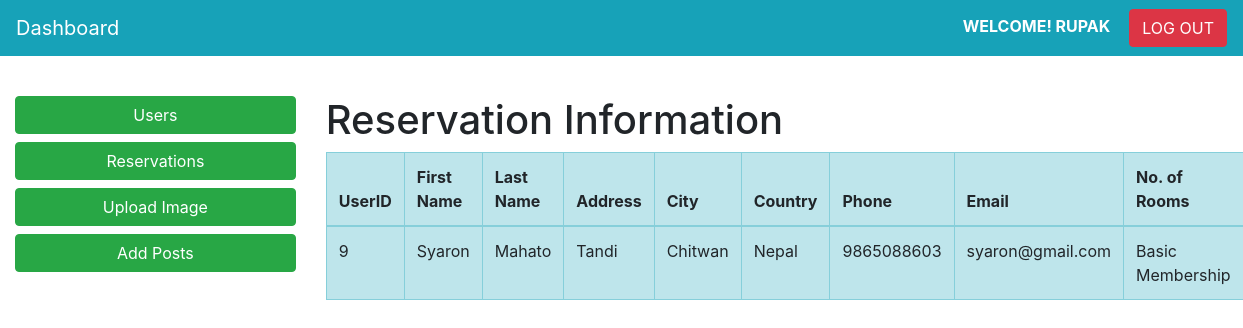
The app's page /admin/reservation.php (signed in) with its own data.
### tables this page shows
CREATE TABLE `reservation` (
  `id` int(10) NOT NULL,
  `first_name` varchar(50) NOT NULL,
  `last_name` varchar(50) NOT NULL,
  `address` varchar(100) NOT NULL,
  `city` varchar(50) NOT NULL,
  `country` varchar(50) NOT NULL,
  `phone` varchar(50) NOT NULL,
  `email` varchar(50) NOT NULL,
  `booking` varchar(50) NOT NULL
);

### admin/reservation.php (the view, shortened to what this page needs)
<?php
if(!isset($_SESSION['username']))
{
    header("location:index.php");
}
else
{
?>
<!doctype html>
<html lang="en">
  <head>
    <link rel="stylesheet" href="https://stackpath.bootstrapcdn.com/bootstrap/4.3.1/css/bootstrap.min.css">
  </head>
  <body>
    <nav class="navbar navbar-expand-sm navbar-dark bg-info">
        <a class="navbar-brand" href="main.php">Dashboard</a>
        <div class="collapse navbar-collapse" id="collapsibleNavId">
            <ul class="form-inline my-2 my-lg-0">
            <strong style="color:white; text-transform:uppercase;"> Welcome!
            <?php echo $_SESSION['username']; ?> &nbsp; &nbsp;
            <a href="logout.php" class="btn btn-danger">Log out</a>
            </strong>
            </ul>
        </div>
    </nav>
    <div class="container-fluid" style="margin-top: 40px;">
      <div class="row">
        <div class="col-md-3">
          <a href="users.php" class="btn btn-success btn-block" >Users</a>
          <a href="reservation.php" class="btn btn-success btn-block" >Reservations</a>
          <a href="upload-image.php" class="btn btn-success btn-block" >Upload Image</a>
          <a href="add-post.php" class="btn btn-success btn-block" >Add Posts</a>
        </div>
        <div class="col-md-9">
          <h1>Reservation Information</h1>
          <table class="table table-bordered table-info table-hover">
            <thead>
                <th>UserID</th>
                <th>First Name</th>
                <th>Last Name</th>
                <th>Address</th>
                <th>City</th>
                <th>Country</th>
                <th>Phone</th>
                <th>Email</th>
                <th>No. of Rooms</th>
            </thead>
            <?php
            include '../connection.php';
            $query="select * from reservation";
            $run=mysqli_query($conn,$query);
            while($row=mysqli_fetch_array($run))
            {
                $a=$row['id'];
                $b=$row['first_name'];
                $c=$row['last_name'];
                $d=$row['address'];
                $e=$row['city'];
                $f=$row['country'];
                $g=$row['phone'];
                $h=$row['email'];
                $i=$row['booking'];
            ?>
            <tbody>
                <td><?php echo $a; ?></td>
                <td><?php echo $b; ?></td>
                <td><?php echo $c; ?></td>
                <td><?php echo $d; ?></td>
                <td><?php echo $e; ?></td>
                <td><?php echo $f; ?></td>
                <td><?php echo $g; ?></td>
                <td><?php echo $h; ?></td>
                <td><?php echo $i; ?></td>
            </tbody>
            <?php
            }
            ?>
          </table>
        </div>
      </div>
    </div>
  </body>
</html>
<?php
}
?>

### records on screen
reservation: id "9", first_name "Syaron", last_name "Mahato", address "Tandi", city "Chitwan", country "Nepal", phone "9865088603", email "syaron@gmail.com", booking "Basic Membership"

### other values on screen
$_SESSION['username'] "RUPAK"
